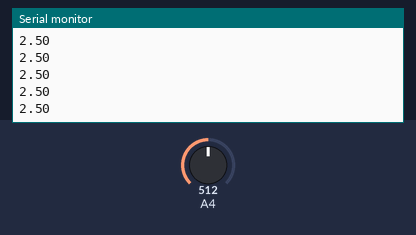
Recording of a sketch running on a simulated Arduino Uno, built with avr-gcc and run on an emulated ATmega328P. Shown: the last lines printed to the serial monitor. The inputs (shaded band) are chosen by the test bench; at power-on: A4 = 512.

Above: at 1.2 s.
1.3 s: A4 set to 716
At 2.1 s:
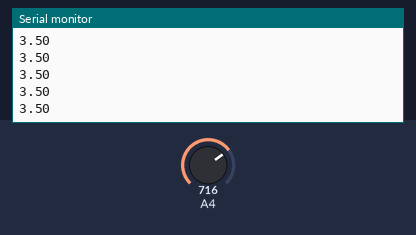
2.8 s: A4 set to 900
At 3.3 s:
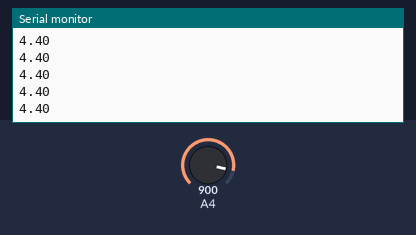
Timing chart, 0 to 5.8 s (numbered marks = the images above; inputs shaded):
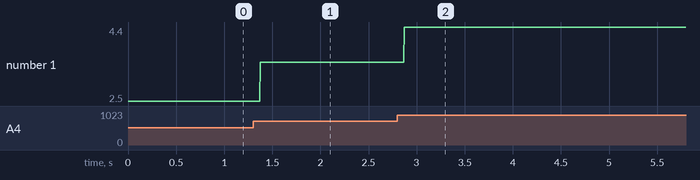

Measured:
- after the input at 1.3 s, the serial monitor: prints a new line after 0.07 s (image 1)
- after the input at 2.8 s, the serial monitor: prints a new line after 0.07 s (image 2)
- plotted number 1: 2.5 → 3.5 after the input at 1.3 s, 3.5 → 4.4 after the input at 2.8 s

The sketch:

63010212_7seg12.ino
```cpp
void setup(){
  Serial.begin(9600);
}
void loop(){
  int sensorValue = analogRead(A4);
  float voltage = sensorValue * (5.0 / 1023.0);

  Serial.println(voltage);
}
```
